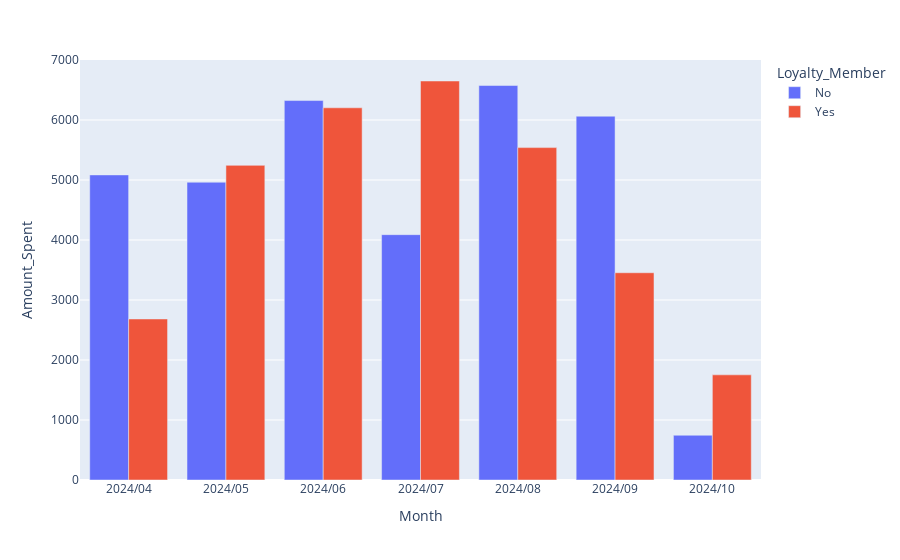

The notebook cell saved with this chart:
### Code cell
# membuat bar chart
fig = px.bar(main_sorted, x="Month", y="Amount_Spent",
             color="Loyalty_Member",
             barmode = 'group')
  
fig.show()

### Figure 1 — Plotly figure (JSON) as saved in the notebook; plotly's stock layout.template omitted (floating-point values rounded to 4 significant figures)
{"data": [{"alignmentgroup": "True", "hovertemplate": "Loyalty_Member=No<br>Month=%{x}<br>Amount_Spent=%{y}<extra></extra>", "legendgroup": "No", "marker": {"color": "#636efa", "pattern": {"shape": ""}}, "name": "No", "offsetgroup": "No", "orientation": "v", "showlegend": true, "textposition": "auto", "type": "bar", "x": ["2024/04", "2024/05", "2024/06", "2024/07", "2024/08", "2024/09", "2024/10"], "xaxis": "x", "y": [5085.0, 4963.0, 6324.0, 4089.0, 6575.0, 6063.0, 746.0], "yaxis": "y"}, {"alignmentgroup": "True", "hovertemplate": "Loyalty_Member=Yes<br>Month=%{x}<br>Amount_Spent=%{y}<extra></extra>", "legendgroup": "Yes", "marker": {"color": "#EF553B", "pattern": {"shape": ""}}, "name": "Yes", "offsetgroup": "Yes", "orientation": "v", "showlegend": true, "textposition": "auto", "type": "bar", "x": ["2024/04", "2024/05", "2024/06", "2024/07", "2024/08", "2024/09", "2024/10"], "xaxis": "x", "y": [2684.0, 5244.0, 6203.0, 6650.0, 5540.0, 3454.0, 1752.0], "yaxis": "y"}], "layout": {"barmode": "group", "legend": {"title": {"text": "Loyalty_Member"}, "tracegroupgap": 0}, "margin": {"t": 60}, "xaxis": {"anchor": "y", "domain": [0, 1], "title": {"text": "Month"}}, "yaxis": {"anchor": "x", "domain": [0, 1], "title": {"text": "Amount_Spent"}}}}
